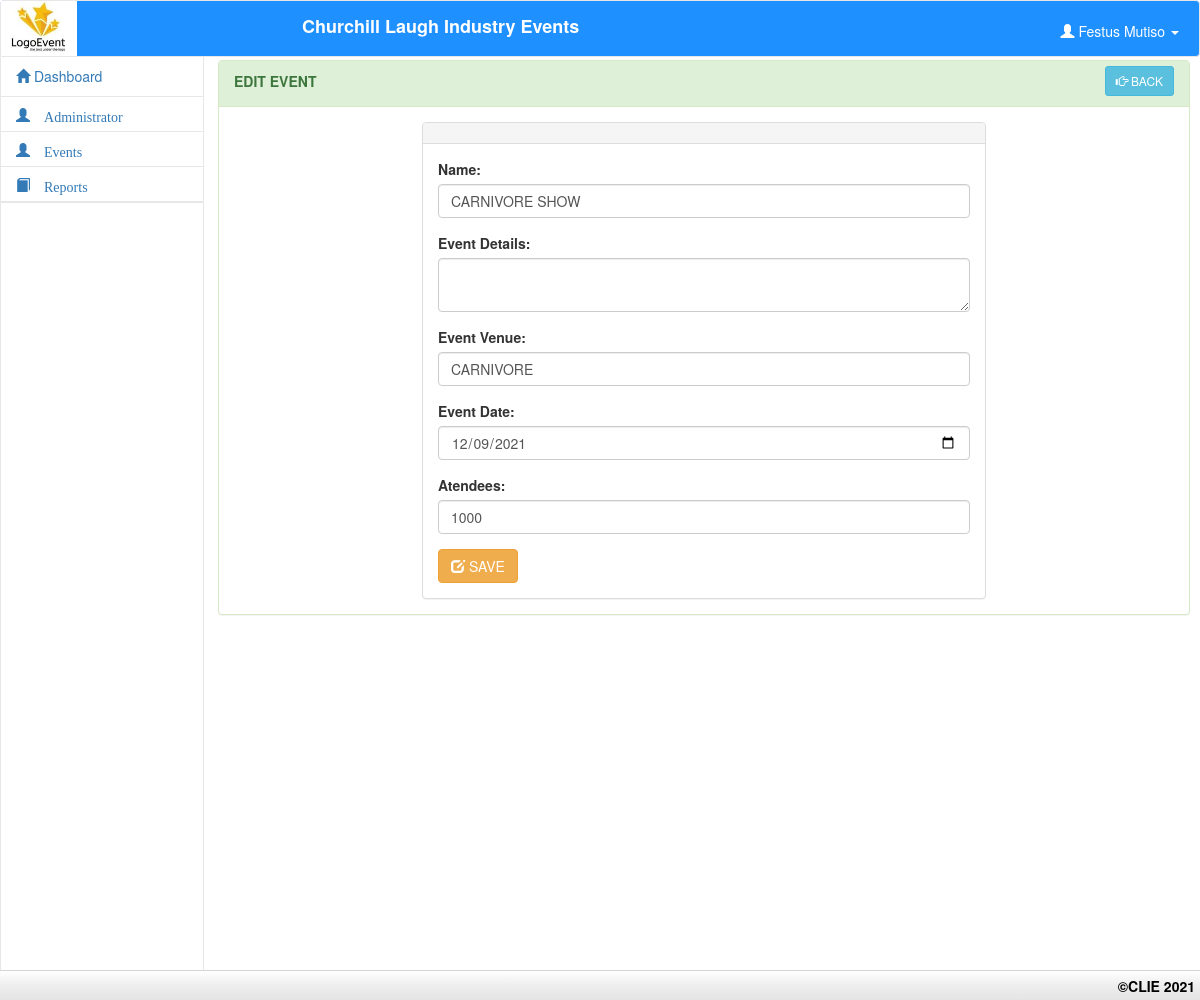
The page /edit_event.php?id=1&name=CARNIVORE SHOW (signed in) on the database its author committed.
### tables this page shows
CREATE TABLE `events` (
  `id` varchar(10) NOT NULL,
  `name` varchar(50) NOT NULL,
  `description` text DEFAULT NULL,
  `event_venue` varchar(100) NOT NULL,
  `atendees` int(11) NOT NULL,
  `date` date DEFAULT NULL,
  `vip_tickets` int(11) DEFAULT NULL,
  `reg_tickets` int(11) DEFAULT NULL
);

### edit_event.php (the view, shortened to what this page needs)
<!DOCTYPE html>
<html lang = "eng">
	<head>
		<link rel = "stylesheet" type = "text/css" href = "../css/bootstrap.css" />
		<link rel = "stylesheet" type = "text/css" href = "../css/jquery.dataTables.css" />
		<link rel = "stylesheet" type = "text/css" href = "../css/customize.css" />
	</head>
<body>
	<?php include "include/header.php"; ?>
	<?php include "include/sidebar.php"; ?>
	<div id = "content">
		<br />
		<br />
		<br />
		<div class = "panel panel-success">
		<?php
		     include_once('include/config.php');
			$query = $conn->query("SELECT * FROM `events` WHERE `id` = '$_GET[id]'") or die(mysqli_error());
			$fetch = $query->fetch_array();
		?>
			<div class = "panel-heading">
				<label>EDIT EVENT</label>
				<a href = "events.php" class = "btn btn-sm btn-info" style = "float:right; margin-top:-5px;"><span class = "glyphicon glyphicon-hand-right"></span> BACK</a>
			</div>
			<div class = "panel-body">
				<form id = "form_admin" method = "POST" enctype = "multi-part/form-data" >
					<div class = "panel panel-default" style = "width:60%; margin:auto;">
					<div class = "panel-heading">
					</div>
					<div class = "panel-body">
						<div class = "form-group">
							<label for = "firstname">Name: </label>
							<input class = "form-control" type = "text" name = "name"  value = "<?php echo $fetch['name'] ?>"  required = "required" >
						</div>
						<div class = "form-group">
							<label for = "middlename">Event Details: </label>
							<textarea class = "form-control" type = "text"  name = "description" value = "<?php echo $fetch['description'] ?>"  ></textarea>
						</div>
						<div class = "form-group">
							<label for = "lastname">Event Venue: </label>
							<input class = "form-control" type = "text" name = "venue" value = "<?php echo $fetch['event_venue'] ?>" required="required" >
						</div>
						<div class = "form-group">
							<label for = "lastname">Event Date: </label>
							<input class = "form-control" type = "date" value = "<?php echo $fetch['date'] ?>"   required="required" name="date">
						</div>
						<div class = "form-group">
							<label for = "lastname">Atendees: </label>
							<input class = "form-control" type = "number" min="1" name = "attendees" value = "<?php echo $fetch['atendees'] ?>" required="required" >
						</div>
							<button  class = "btn btn-warning" name = "edit_event" ><span class = "glyphicon glyphicon-edit"></span> SAVE</button>
							<br />
					</div>
					</div>
				</form>
			</div>
		</div>
	</div>
	<?php include "include/footer.php"; ?>
</body>
</html>

### include/header.php (shortened to what this page needs)
<link rel = "stylesheet" type = "text/css" href = "css/bootstrap.css" />
<link rel = "stylesheet" type = "text/css" href = "css/customize.css" />
<div class = "navbar navbar-default navtop">
	<?php
		require'config.php';
				$q = $conn->query("SELECT * FROM `admin` WHERE `admin_id` = '$_SESSION[admin_id]'") or die(mysqli_error());
				$f = $q->fetch_array();
			?>
		<img src = "images/hosl.jpg" style = "float:left;" height = "55px" /><label class = "navbar-brand">&nbsp;&nbsp;&nbsp;&nbsp;&nbsp;&nbsp;&nbsp;&nbsp;&nbsp;&nbsp;&nbsp;&nbsp;&nbsp;&nbsp;&nbsp;&nbsp;&nbsp;&nbsp;&nbsp;&nbsp;&nbsp;&nbsp;&nbsp;&nbsp;&nbsp;&nbsp;&nbsp;&nbsp;&nbsp;&nbsp;&nbsp;&nbsp;&nbsp;&nbsp;&nbsp;&nbsp;&nbsp;&nbsp;&nbsp;&nbsp;&nbsp; Churchill Laugh Industry Events </label>
			<ul class = "nav navbar-right">
				<li class = "dropdown">
					<a class = "user dropdown-toggle" data-toggle = "dropdown" href = "#">
						<span class = "glyphicon glyphicon-user"></span>
						<?php
							echo $f['firstname']." ".$f['lastname'];
						?>
						<b class = "caret"></b>
					</a>
				</li>
			</ul>
</div>

### css/customize.css (style rules this page uses)
html, body { height:100%; }
#content { float:right; width:81%; margin-right:10px; height:1000px; }
.user { color:#fff; margin-top:10px; margin-right:20px; }
.navtop { position:fixed; width:100%; z-index:9999; }

### rows shown on the page
events: name "CARNIVORE SHOW", venue "CARNIVORE", date "12/09/2021", attendees "1000"

### other values the page prints
$f['firstname'] "Festus"
$f['lastname'] "Mutiso"
